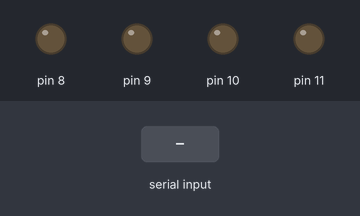
Bench run of a sketch on a simulated Arduino Uno, built with avr-gcc and run on an emulated ATmega328P. Shown: output pins drawn as LEDs (lit = HIGH). Inputs (shaded band) come from the test bench.

Above: at 9.2 s.
9.3 s: "left" received over Serial
At 10.6 s:
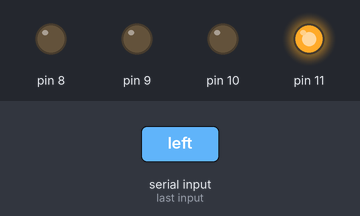
At 12.1 s:
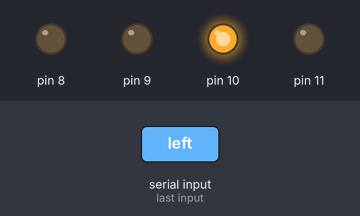
Timing chart, 0 to 15.8 s (numbered marks = the images above; inputs shaded):
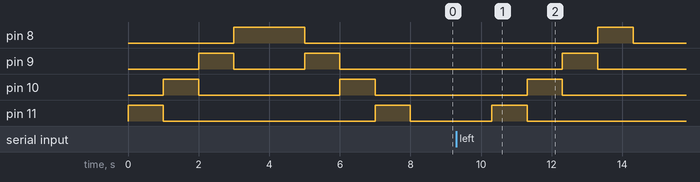

The sketch:

shift_1_0.ino
```cpp
void setup() {
  // put your setup code here, to run once:
   pinMode(8,OUTPUT);
   pinMode(9,OUTPUT);
   pinMode(10,OUTPUT);
   pinMode(11,OUTPUT);
   Serial.begin(9600);
   led_shift(0);
   led_shift(1);
}

void led_shift(int shift){
  if(shift == 1){
    for(int i=8;i<=11;i++){
      digitalWrite(i,HIGH);
      delay(1000);
      digitalWrite(i,LOW);
    }
  }
  else if(shift == 0){
    for(int i=11;i>=8;i--){
      digitalWrite(i,HIGH);
      delay(1000);
      digitalWrite(i,LOW);
    }
  }
}

void loop() {
  // put your main code here, to run repeatedly:
  if(Serial.available()){
    String data = Serial.readString();
    if(data == "left"){
//      Serial.println("left");
      led_shift(0);
    }
    else if(data == "right"){
//      Serial.println("right");
      led_shift(1);
    }
  }
}
```

Measured:
- after the input at 9.3 s, pin 8: LOW → HIGH after 4.0 s, → LOW 1.0 s later; pin 9: LOW → HIGH after 3.0 s, → LOW 1.0 s later; pin 10: LOW → HIGH after 2.0 s, → LOW 1.0 s later; pin 11: LOW → HIGH after 1.0 s, → LOW 1.0 s later
